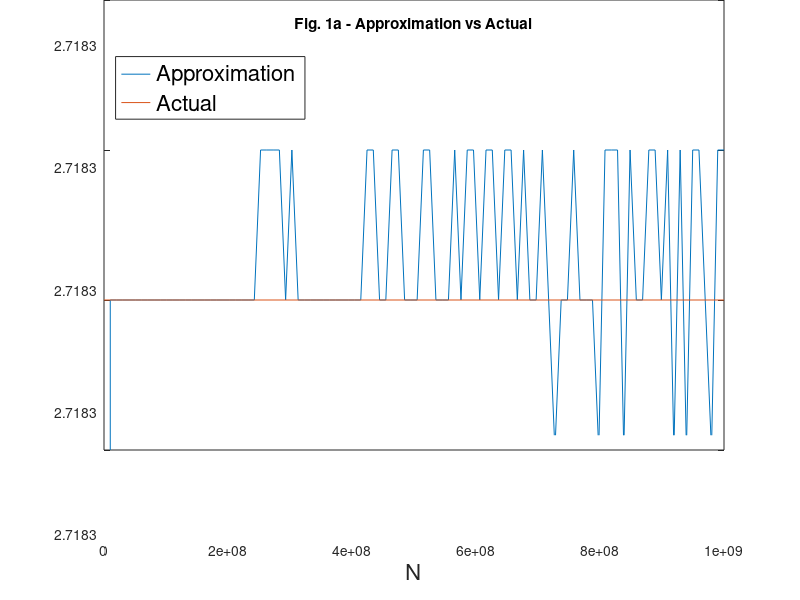
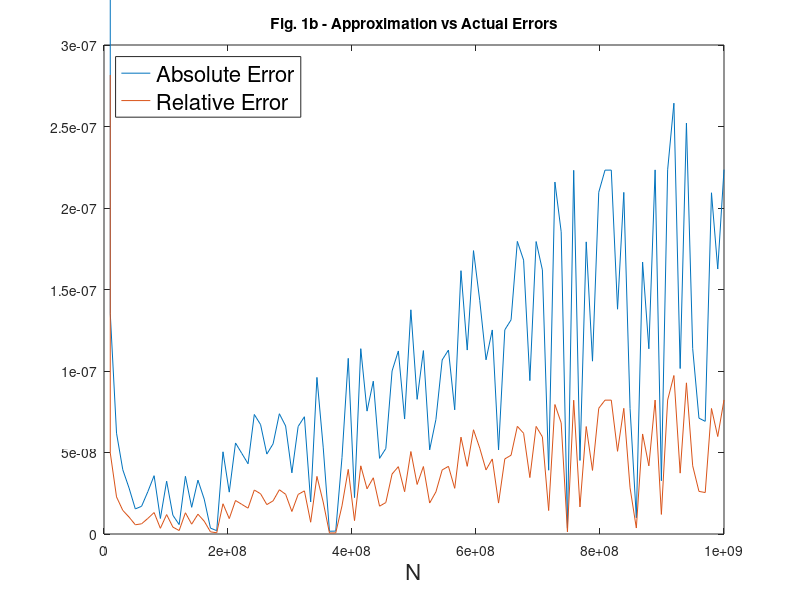
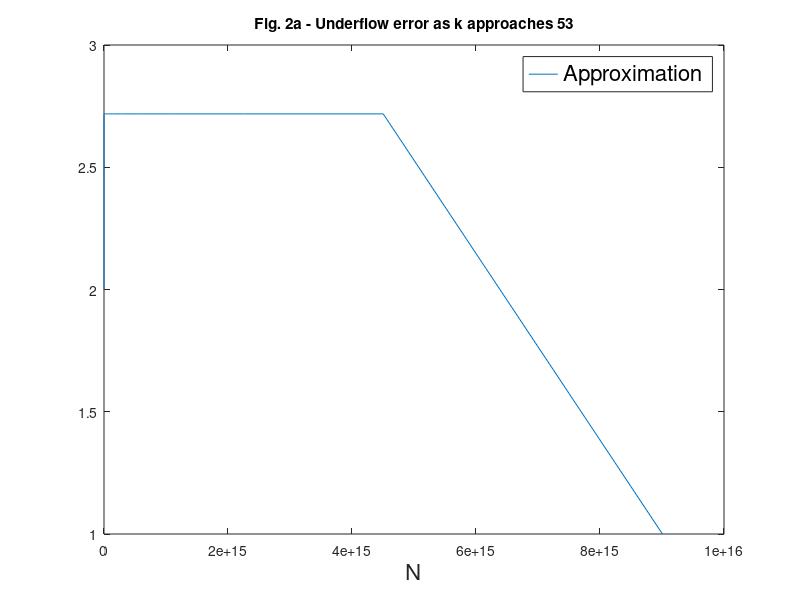
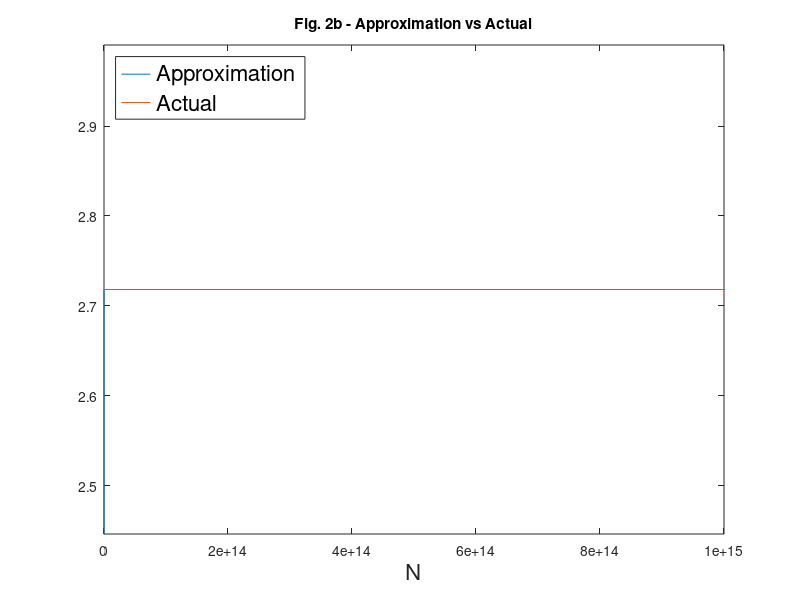

Reproduce these figures in MATLAB, in order.
% Approximating in increments of 10^k where x is an decided below
format long
n = power(10, 9);
array_size = power(10, 5);

x = linspace(0, n);
y = power(1 + (1./x), x);

x2 = [0, n];
y2 = [exp(1), exp(1)];

figure;plot(x, y, x2, y2);
axis([0 n 2.7182814 2.7182822]);
xlabel('N','fontsize',16);
legend({'Approximation', 'Actual'},'fontsize',16,'Location','northwest');
title('Fig. 1a - Approximation vs Actual');

actual = exp(1);
absolute_error = abs(actual - y);
relative_error = absolute_error / actual;

figure;plot(x, absolute_error, x, relative_error);
axis([0 n 0 0.3*power(10, -6)]);
xlabel('N','fontsize',16);
legend({'Absolute Error', 'Relative Error'},'fontsize',16,'Location','northwest');
title('Fig. 1b - Approximation vs Actual Errors');

% Approximating in increments of 2^k
format long

% Fig 2a
k_max = 53;
k = 0:1:k_max;

x = power(2,k);
y = power(1 + (1./x), x);

x2 = 0;
y2 = [exp(1), exp(1)];
figure;plot(x, y);
xlabel('N','fontsize',16);
legend({'Approximation'},'fontsize',16,'Location','northeast');
title('Fig. 2a - Underflow error as k approaches 53');

% Fig 2b
k_max = 51;
k = 0:1:k_max;

x = power(2,k);
y = power(1 + (1./x), x);

x2 = [0, power(2, k_max-1)];
y2 = [exp(1), exp(1)];

figure;plot(x, y, x2, y2);
axis([0 power(10,15) 2.718281828459 2.7182818284591]);
xlabel('N','fontsize',16);
legend({'Approximation', 'Actual'},'fontsize',16,'Location','northwest');
title('Fig. 2b - Approximation vs Actual');

% Error plot

actual = exp(1);
absolute_error = abs(actual - y);
relative_error = absolute_error / actual;

figure;plot(x, absolute_error, x, relative_error);
axis([0 power(2, k_max-1) 0 .8*power(10, -14)]);
xlabel('N','fontsize',16);
legend({'Absolute Error', 'Relative Error'},'fontsize',16,'Location','northeast');
title('Fig. 2c - Approximation vs Actual Errors');



